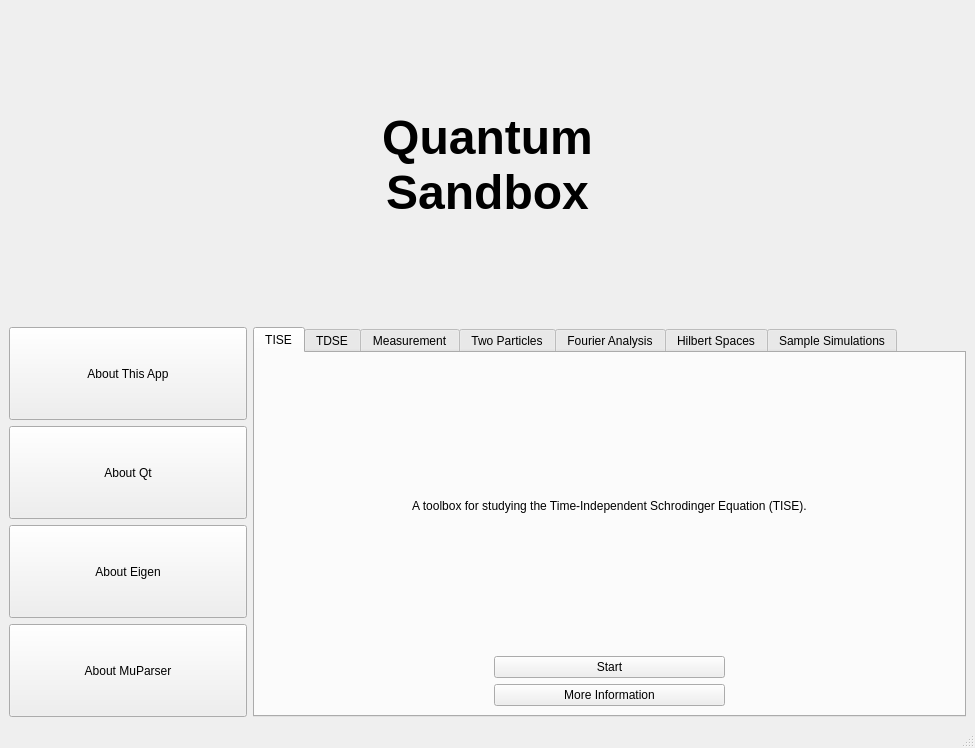
<?xml version="1.0" encoding="UTF-8"?>
<ui version="4.0">
 <class>MainWindow</class>
 <widget class="QMainWindow" name="MainWindow">
  <property name="geometry">
   <rect>
    <x>0</x>
    <y>0</y>
    <width>975</width>
    <height>748</height>
   </rect>
  </property>
  <property name="minimumSize">
   <size>
    <width>0</width>
    <height>0</height>
   </size>
  </property>
  <property name="windowTitle">
   <string>MainWindow</string>
  </property>
  <widget class="QWidget" name="centralwidget">
   <layout class="QVBoxLayout" name="verticalLayout_3">
    <item>
     <layout class="QVBoxLayout" name="verticalLayout_2" stretch="1,2,1,5">
      <item>
       <spacer name="verticalSpacer_2">
        <property name="orientation">
         <enum>Qt::Orientation::Vertical</enum>
        </property>
        <property name="sizeType">
         <enum>QSizePolicy::Policy::Expanding</enum>
        </property>
        <property name="sizeHint" stdset="0">
         <size>
          <width>20</width>
          <height>40</height>
         </size>
        </property>
       </spacer>
      </item>
      <item>
       <widget class="QLabel" name="label">
        <property name="font">
         <font>
          <pointsize>36</pointsize>
          <bold>true</bold>
         </font>
        </property>
        <property name="text">
         <string>Quantum
Sandbox</string>
        </property>
        <property name="alignment">
         <set>Qt::AlignmentFlag::AlignCenter</set>
        </property>
       </widget>
      </item>
      <item>
       <spacer name="verticalSpacer">
        <property name="orientation">
         <enum>Qt::Orientation::Vertical</enum>
        </property>
        <property name="sizeType">
         <enum>QSizePolicy::Policy::Expanding</enum>
        </property>
        <property name="sizeHint" stdset="0">
         <size>
          <width>20</width>
          <height>40</height>
         </size>
        </property>
       </spacer>
      </item>
      <item>
       <layout class="QHBoxLayout" name="horizontalLayout" stretch="1,3">
        <item>
         <layout class="QVBoxLayout" name="verticalLayout" stretch="1,1,1,1">
          <item>
           <widget class="QPushButton" name="aboutApp">
            <property name="sizePolicy">
             <sizepolicy hsizetype="Expanding" vsizetype="Expanding">
              <horstretch>0</horstretch>
              <verstretch>0</verstretch>
             </sizepolicy>
            </property>
            <property name="minimumSize">
             <size>
              <width>0</width>
              <height>0</height>
             </size>
            </property>
            <property name="text">
             <string>About This App</string>
            </property>
           </widget>
          </item>
          <item>
           <widget class="QPushButton" name="aboutQt">
            <property name="sizePolicy">
             <sizepolicy hsizetype="Minimum" vsizetype="Expanding">
              <horstretch>0</horstretch>
              <verstretch>0</verstretch>
             </sizepolicy>
            </property>
            <property name="text">
             <string>About Qt</string>
            </property>
           </widget>
          </item>
          <item>
           <widget class="QPushButton" name="pushButton">
            <property name="sizePolicy">
             <sizepolicy hsizetype="Minimum" vsizetype="Expanding">
              <horstretch>0</horstretch>
              <verstretch>0</verstretch>
             </sizepolicy>
            </property>
            <property name="text">
             <string>About Eigen</string>
            </property>
           </widget>
          </item>
          <item>
           <widget class="QPushButton" name="pushButton_2">
            <property name="sizePolicy">
             <sizepolicy hsizetype="Minimum" vsizetype="Expanding">
              <horstretch>0</horstretch>
              <verstretch>0</verstretch>
             </sizepolicy>
            </property>
            <property name="text">
             <string>About MuParser</string>
            </property>
           </widget>
          </item>
         </layout>
        </item>
        <item>
         <widget class="QTabWidget" name="tabWidget">
          <property name="sizePolicy">
           <sizepolicy hsizetype="Expanding" vsizetype="Expanding">
            <horstretch>0</horstretch>
            <verstretch>0</verstretch>
           </sizepolicy>
          </property>
          <property name="currentIndex">
           <number>0</number>
          </property>
          <property name="iconSize">
           <size>
            <width>16</width>
            <height>16</height>
           </size>
          </property>
          <property name="elideMode">
           <enum>Qt::TextElideMode::ElideNone</enum>
          </property>
          <widget class="QWidget" name="tise">
           <attribute name="title">
            <string>TISE</string>
           </attribute>
           <layout class="QVBoxLayout" name="verticalLayout_5">
            <item>
             <layout class="QVBoxLayout" name="verticalLayout_4">
              <item>
               <widget class="QLabel" name="label_2">
                <property name="text">
                 <string>A toolbox for studying the Time-Independent Schrodinger Equation (TISE).</string>
                </property>
                <property name="alignment">
                 <set>Qt::AlignmentFlag::AlignCenter</set>
                </property>
               </widget>
              </item>
              <item>
               <layout class="QGridLayout" name="gridLayout_2">
                <item row="0" column="1">
                 <widget class="QPushButton" name="startTise">
                  <property name="sizePolicy">
                   <sizepolicy hsizetype="Expanding" vsizetype="Fixed">
                    <horstretch>0</horstretch>
                    <verstretch>0</verstretch>
                   </sizepolicy>
                  </property>
                  <property name="text">
                   <string>Start</string>
                  </property>
                 </widget>
                </item>
                <item row="1" column="1">
                 <widget class="QPushButton" name="tiseInfo">
                  <property name="text">
                   <string>More Information</string>
                  </property>
                 </widget>
                </item>
                <item row="0" column="0">
                 <spacer name="horizontalSpacer">
                  <property name="orientation">
                   <enum>Qt::Orientation::Horizontal</enum>
                  </property>
                  <property name="sizeHint" stdset="0">
                   <size>
                    <width>40</width>
                    <height>20</height>
                   </size>
                  </property>
                 </spacer>
                </item>
                <item row="0" column="2">
                 <spacer name="horizontalSpacer_2">
                  <property name="orientation">
                   <enum>Qt::Orientation::Horizontal</enum>
                  </property>
                  <property name="sizeHint" stdset="0">
                   <size>
                    <width>40</width>
                    <height>20</height>
                   </size>
                  </property>
                 </spacer>
                </item>
               </layout>
              </item>
             </layout>
            </item>
           </layout>
          </widget>
          <widget class="QWidget" name="tdse">
           <attribute name="title">
            <string>TDSE</string>
           </attribute>
           <layout class="QVBoxLayout" name="verticalLayout_7">
            <item>
             <layout class="QVBoxLayout" name="verticalLayout_6">
              <item>
               <widget class="QLabel" name="label_3">
                <property name="text">
                 <string>A toolbox for studying the Time-Dependent Schrodinger Equation (TDSE).</string>
                </property>
                <property name="alignment">
                 <set>Qt::AlignmentFlag::AlignCenter</set>
                </property>
               </widget>
              </item>
              <item>
               <layout class="QGridLayout" name="gridLayout_3">
                <item row="0" column="1">
                 <widget class="QPushButton" name="startTdse">
                  <property name="sizePolicy">
                   <sizepolicy hsizetype="Expanding" vsizetype="Fixed">
                    <horstretch>0</horstretch>
                    <verstretch>0</verstretch>
                   </sizepolicy>
                  </property>
                  <property name="text">
                   <string>Start</string>
                  </property>
                 </widget>
                </item>
                <item row="1" column="1">
                 <widget class="QPushButton" name="tdseInfo">
                  <property name="text">
                   <string>More Information</string>
                  </property>
                 </widget>
                </item>
                <item row="0" column="0">
                 <spacer name="horizontalSpacer_3">
                  <property name="orientation">
                   <enum>Qt::Orientation::Horizontal</enum>
                  </property>
                  <property name="sizeHint" stdset="0">
                   <size>
                    <width>40</width>
                    <height>20</height>
                   </size>
                  </property>
                 </spacer>
                </item>
                <item row="0" column="2">
                 <spacer name="horizontalSpacer_4">
                  <property name="orientation">
                   <enum>Qt::Orientation::Horizontal</enum>
                  </property>
                  <property name="sizeHint" stdset="0">
                   <size>
                    <width>40</width>
                    <height>20</height>
                   </size>
                  </property>
                 </spacer>
                </item>
               </layout>
              </item>
             </layout>
            </item>
           </layout>
          </widget>
          <widget class="QWidget" name="measurement">
           <attribute name="title">
            <string>Measurement</string>
           </attribute>
          </widget>
          <widget class="QWidget" name="twoparticles">
           <attribute name="title">
            <string>Two Particles</string>
           </attribute>
          </widget>
          <widget class="QWidget" name="fourieranalysis">
           <attribute name="title">
            <string>Fourier Analysis</string>
           </attribute>
          </widget>
          <widget class="QWidget" name="hilbertspaces">
           <attribute name="title">
            <string>Hilbert Spaces</string>
           </attribute>
          </widget>
          <widget class="QWidget" name="samplesimulations">
           <attribute name="title">
            <string>Sample Simulations</string>
           </attribute>
          </widget>
         </widget>
        </item>
       </layout>
      </item>
     </layout>
    </item>
   </layout>
  </widget>
  <widget class="QMenuBar" name="menubar">
   <property name="geometry">
    <rect>
     <x>0</x>
     <y>0</y>
     <width>975</width>
     <height>22</height>
    </rect>
   </property>
  </widget>
  <widget class="QStatusBar" name="statusbar"/>
 </widget>
 <resources/>
 <connections/>
</ui>
